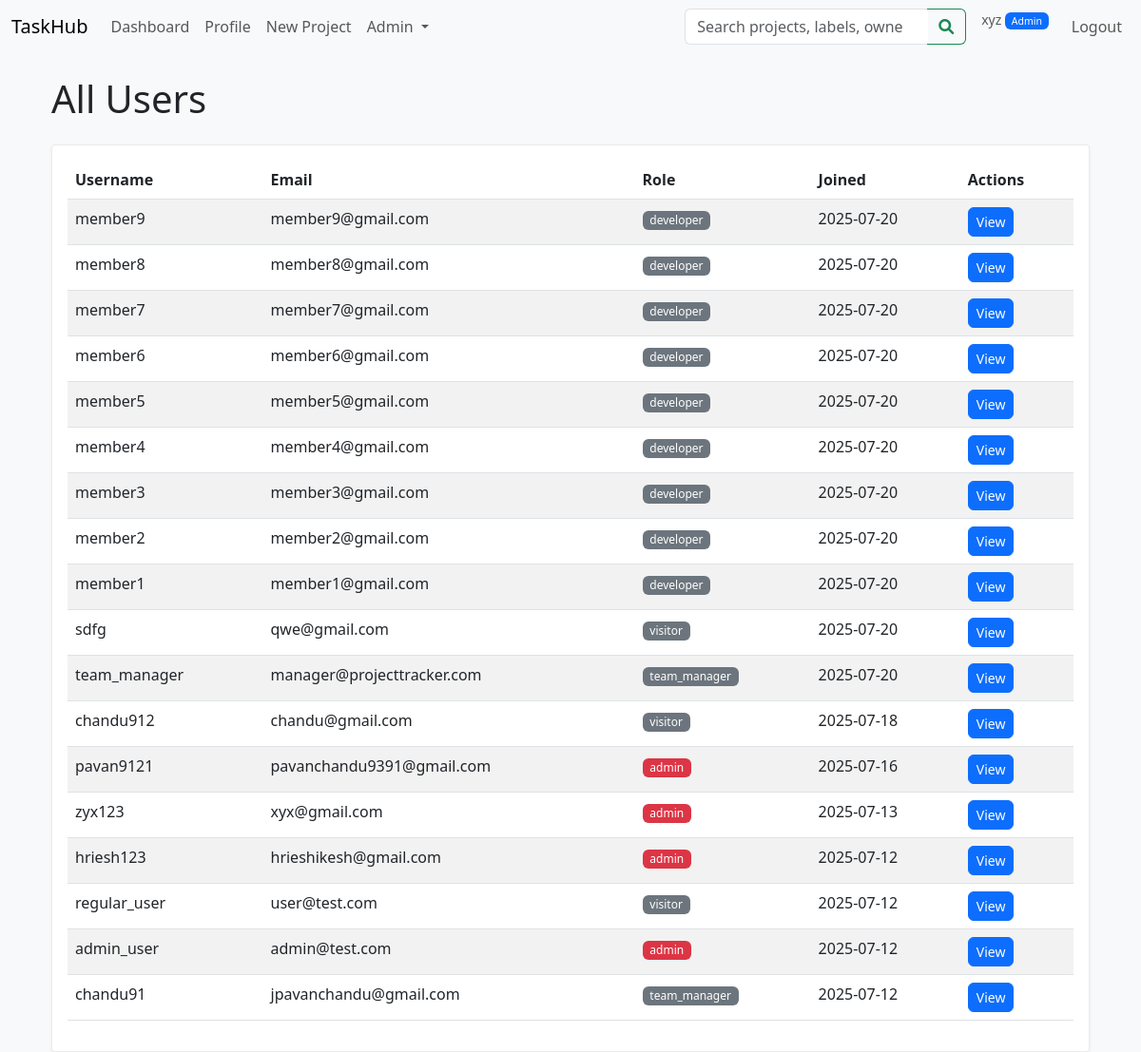
The page /admin/users (signed in) on the database its author committed.
### models/user.py (models this page shows, shortened)
class User(db.Model, UserMixin):
    __tablename__ = 'user'
    id = db.Column(db.Integer, primary_key=True)
    username = db.Column(db.String(80), unique=True, nullable=False, index=True)
    email = db.Column(db.String(120), unique=True, nullable=False, index=True)
    password_hash = db.Column(db.String(128), nullable=False)
    role = db.Column(
        db.Enum('visitor', 'developer', 'team_manager', 'admin', name='user_roles'),
        default='visitor',
        nullable=False
    )
    created_at = db.Column(db.DateTime, default=datetime.utcnow)
    updated_at = db.Column(
        db.DateTime,
        default=datetime.utcnow,
        onupdate=datetime.utcnow
    )
    full_name = db.Column(db.String(150))
    job_title = db.Column(db.String(100))
    department = db.Column(db.String(100))
    organization = db.Column(db.String(150))
    location = db.Column(db.String(100))
    bio = db.Column(db.Text)
    avatar_url = db.Column(db.String(255))
    team_id = db.Column(db.Integer, db.ForeignKey('team.id'), nullable=True)
    is_team_leader = db.Column(db.Boolean, default=False)
    owned_projects = db.relationship(
        'Project',
        back_populates='owner',
        lazy='dynamic'
    )
    projects = db.relationship(
        'Project',
        secondary='project_members',
        back_populates='members',
        lazy='dynamic'
    )
    tasks_created = db.relationship(
        'Task',
        back_populates='creator',
        foreign_keys='Task.creator_id',
        lazy='dynamic'
    )
    assigned_tasks = db.relationship(
        'Task',
        foreign_keys='Task.assignee_id',
        back_populates='assignee',
        lazy='dynamic'
    )
    reported_tasks = db.relationship(
        'Task',
        foreign_keys='Task.reporter_id',
        back_populates='reporter',
        lazy='dynamic'
    )
    task_membership = db.relationship(
        'TaskMember',
        back_populates='user',
        lazy='dynamic',
        cascade='all, delete-orphan'
    )
    tickets_created = db.relationship(
        'Ticket',
        back_populates='creator',
        lazy='dynamic',
        cascade='all, delete-orphan'
    )
    role_applications = db.relationship(
        'RoleApplication',
        back_populates='applicant',
        lazy='dynamic',
        cascade='all, delete-orphan',
        foreign_keys='RoleApplication.applicant_id'
    )
    project_applications = db.relationship(
        'ProjectApplication',
        back_populates='applicant',
        lazy='dynamic',
        cascade='all, delete-orphan',
        foreign_keys='ProjectApplication.applicant_id'
    )

### routes/admin_routes.py (the view)
@admin_bp.route("/users")
@login_required
@admin_required
def list_users():
    users = User.query.order_by(User.created_at.desc()).all()
    return render_template("admin/users.html", users=users)

### templates/admin/users.html (shortened to what this page needs)
{% extends "base.html" %}
{% block content %}
<div class="container mt-4">
    <h1 class="mb-4">All Users</h1>
    <div class="card">
        <div class="card-body">
            {% if users %}
                <div class="table-responsive">
                    <table class="table table-striped">
                        <thead>
                            <tr>
                                <th>Username</th>
                                <th>Email</th>
                                <th>Role</th>
                                <th>Joined</th>
                                <th>Actions</th>
                            </tr>
                        </thead>
                        <tbody>
                            {% for user in users %}
                            <tr>
                                <td>{{ user.username }}</td>
                                <td>{{ user.email }}</td>
                                <td>
                                    <span class="badge {% if user.role == 'admin' %}bg-danger{% else %}bg-secondary{% endif %}">
                                        {{ user.role }}
                                    </span>
                                </td>
                                <td>{{ user.created_at.strftime('%Y-%m-%d') }}</td>
                                <td>
                                    <a href="{{ url_for('admin.user_detail', user_id=user.id) }}" class="btn btn-sm btn-primary">View</a>
                                </td>
                            </tr>
                            {% endfor %}
                        </tbody>
                    </table>
                </div>
            {% else %}
                <p class="text-muted">No users found.</p>
            {% endif %}
        </div>
    </div>
</div>
{% endblock %}

### templates/base.html (shortened to what this page needs)
<!DOCTYPE html>
<html lang="en">
<head>
  <link
    href="https://cdn.jsdelivr.net/npm/bootstrap@5.3.0/dist/css/bootstrap.min.css"
    rel="stylesheet"
  >
  <link rel="stylesheet" href="https://cdnjs.cloudflare.com/ajax/libs/font-awesome/6.0.0/css/all.min.css">
  <link rel="stylesheet" href="{{ url_for('static', filename='css/style.css') }}">
</head>
<body>
<nav class="navbar navbar-expand-lg navbar-light bg-light mb-4">
  <div class="container-fluid">
            <a class="navbar-brand" href="{{ url_for('main.index') }}">TaskHub</a>
    <div class="collapse navbar-collapse">
      <ul class="navbar-nav me-auto">
        {% if current_user.is_authenticated %}
          <li class="nav-item">
            <a class="nav-link" href="{{ url_for('main.dashboard') }}">Dashboard</a>
          </li>
          <li class="nav-item">
            <a class="nav-link" href="{{ url_for('main.profile') }}">Profile</a>
          </li>
          {% if current_user.role in ['admin', 'team_manager'] %}
          <li class="nav-item">
            <a class="nav-link" href="{{ url_for('projects.create') }}">New Project</a>
          </li>
          {% endif %}
          {% if current_user.role=='admin' %}
            <li class="nav-item dropdown">
              <a class="nav-link dropdown-toggle" href="#" role="button" data-bs-toggle="dropdown">
                Admin
              </a>
            </li>
          {% endif %}
        {% endif %}
      </ul>
      {% if current_user.is_authenticated %}
      <form class="d-flex me-3" method="GET" action="{{ url_for('projects.search_projects') }}" style="min-width: 250px;">
        <div class="input-group">
          <input class="form-control" type="search" name="labels" placeholder="Search projects, labels, owners..."
                 aria-label="Search projects by labels, names, or owners">
          <button class="btn btn-outline-success" type="submit">
            <i class="fas fa-search"></i>
          </button>
        </div>
      </form>
      {% endif %}
      <ul class="navbar-nav">
        {% if current_user.is_authenticated %}
          <li class="nav-item">
            <span class="navbar-text me-3">
              <small class="text-muted">
                {{ current_user.full_name }}
                <span class="badge bg-{{ 'primary' if current_user.role == 'admin' else 'secondary' }}">
                  {{ current_user.role.title() }}
                </span>
              </small>
            </span>
          </li>
          <li class="nav-item">
            <a class="nav-link" href="{{ url_for('auth.logout') }}">Logout</a>
          </li>
        {% endif %}
      </ul>
    </div>
  </div>
</nav>
<div class="container">
  {% block content %}{% endblock %}
</div>
</body>
</html>

### static/css/style.css (style rules this page uses)
body { background-color: #f8f9fa; }
.navbar .input-group { max-width: 300px; }
.navbar .input-group .form-control { border-right: none; }
.navbar .input-group .btn { border-left: none; border-top-left-radius: 0; border-bottom-left-radius: 0; }
.card { border-radius: 0.25rem; }
.card { box-shadow: 0 2px 4px rgba(0,0,0,0.05); border: 1px solid rgba(0,0,0,0.08); transition: box-shadow 0.2s ease; }
.badge { font-weight: 500; }
.btn { border-radius: 6px; font-weight: 500; transition: all 0.2s ease; }

### rows shown on the page
User: full_name "xyz", role "Admin", username "zyx123", email "xyx@gmail.com", role "admin", created_at "2025-07-13"
User: username "member9", email "member9@gmail.com", role "developer", created_at "2025-07-20"
User: username "member8", email "member8@gmail.com", role "developer", created_at "2025-07-20"
User: username "member7", email "member7@gmail.com", role "developer", created_at "2025-07-20"
User: username "member6", email "member6@gmail.com", role "developer", created_at "2025-07-20"
User: username "member5", email "member5@gmail.com", role "developer", created_at "2025-07-20"
User: username "member4", email "member4@gmail.com", role "developer", created_at "2025-07-20"
User: username "member3", email "member3@gmail.com", role "developer", created_at "2025-07-20"
User: username "member2", email "member2@gmail.com", role "developer", created_at "2025-07-20"
User: username "member1", email "member1@gmail.com", role "developer", created_at "2025-07-20"
User: username "sdfg", email "qwe@gmail.com", role "visitor", created_at "2025-07-20"
User: username "team_manager", email "manager@projecttracker.com", role "team_manager", created_at "2025-07-20"
User: username "chandu912", email "chandu@gmail.com", role "visitor", created_at "2025-07-18"
User: username "pavan9121", email "pavanchandu9391@gmail.com", role "admin", created_at "2025-07-16"
User: username "hriesh123", email "hrieshikesh@gmail.com", role "admin", created_at "2025-07-12"
User: username "regular_user", email "user@test.com", role "visitor", created_at "2025-07-12"
User: username "admin_user", email "admin@test.com", role "admin", created_at "2025-07-12"
User: username "chandu91", email "jpavanchandu@gmail.com", role "team_manager", created_at "2025-07-12"
